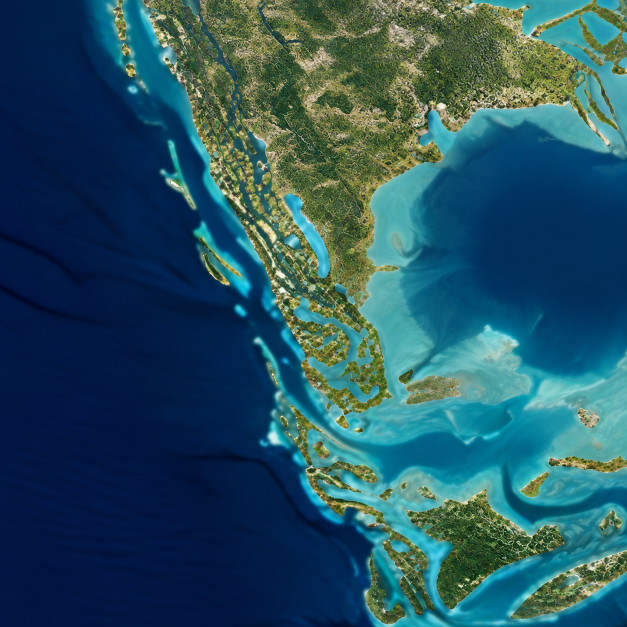
#> input picture texture_hybrid8k/impact-generated.png, 1254 x 1254 px, given in place of earth_cretaceous_color.jpg, which was not available (shown at 1/2 size)
$ python prepare.py
#> lines starting #> are read from the running program, lines starting #| are printed output that depends on the picture; pictures that were not available may be replaced by others from this repository, and a replacement may not be noted
"""Prepare fixed-coordinate 4x4 crops with 128-pixel context borders."""
from pathlib import Path
import json
import numpy as np
from PIL import Image

ROOT = Path(__file__).resolve().parent
W, H, PAD = 8192, 4096, 128
source = ROOT.parent / 'textures/earth_cretaceous_color.jpg'
with Image.open(source) as image:
#> image is the input picture: PIL image 1254x1254 RGB; mean R, G, B 38.5, 82.7, 96.5
    original_size = image.size
#> original_size = (1254, 1254)
    base = np.asarray(image.convert('RGB').resize((W, H), Image.Resampling.LANCZOS))
(ROOT / 'inputs').mkdir(parents=True, exist_ok=True)
(ROOT / 'generated').mkdir(exist_ok=True)
manifest = {'source': str(source), 'source_size': original_size, 'output_size': [W, H], 'padding': PAD, 'tiles': []}
for row in range(4):
    for col in range(4):
        name = chr(65 + row * 4 + col)
        x, y = col * 2048, row * 1024
        yy = np.arange(y - PAD, y + 1024 + PAD)
        xx = np.arange(x - PAD, x + 2048 + PAD)
        polar = (yy < 0) | (yy >= H)
        yy = np.where(yy < 0, -yy - 1, np.where(yy >= H, 2 * H - yy - 1, yy))
        pixels = base[yy[:, None], (xx[None, :] + polar[:, None] * (W // 2)) % W]
        path = ROOT / 'inputs' / f'{name}.png'
        Image.fromarray(pixels).save(path)
        prompt = (
            'Use case: precise-object-edit. Image 1 is the exact edit target, a fixed geographic crop '
            'from a globe surface texture, NOT a reference for a new composition. '
            f'This is tile {name} of a locked 4x4 equirectangular map. '
            'Return a single 2304x1280 landscape raster matching the supplied framing exactly. '
            'Improve only fine surface detail: photorealistic satellite-scale forest canopy variation, '
            'subtle rock and sediment grain, coherent fine drainage within existing land, natural terrain microstructure. '
            'Keep every coastline, island outline, land/water boundary, mountain belt, lake, river mouth and all large '
            'features at the EXACT SAME PIXEL POSITIONS. No panning, zooming, reframing, stretching, rotating or relocating geography. '
            'Preserve the outer 128-pixel context border and the low-frequency color palette. '
            'Dark blue and cyan are WATER, not land: keep the ocean smooth, subdued and free of invented rocky relief. '
            'This is an unlit base-color/albedo asset: neutral diffuse illumination, no shadows or directional highlights, '
            'no clouds, atmospheric haze, vignette, glare, specular reflections or depth-of-field. '
            'No new islands, no cities, roads, borders, grid, labels, text, symbols or watermark. '
            'Do not draw a whole globe or a world map: enhance ONLY the exact crop supplied. '
            'The region is an illustrative warm late-Cretaceous world; do not add polar ice.'
        )
        manifest['tiles'].append({'name': name, 'core': [x, y, 2048, 1024], 'input': str(path), 'prompt': prompt})
#> this loop made 4 passes
#> pass 1, `Image.fromarray(pixels).save(path)`:
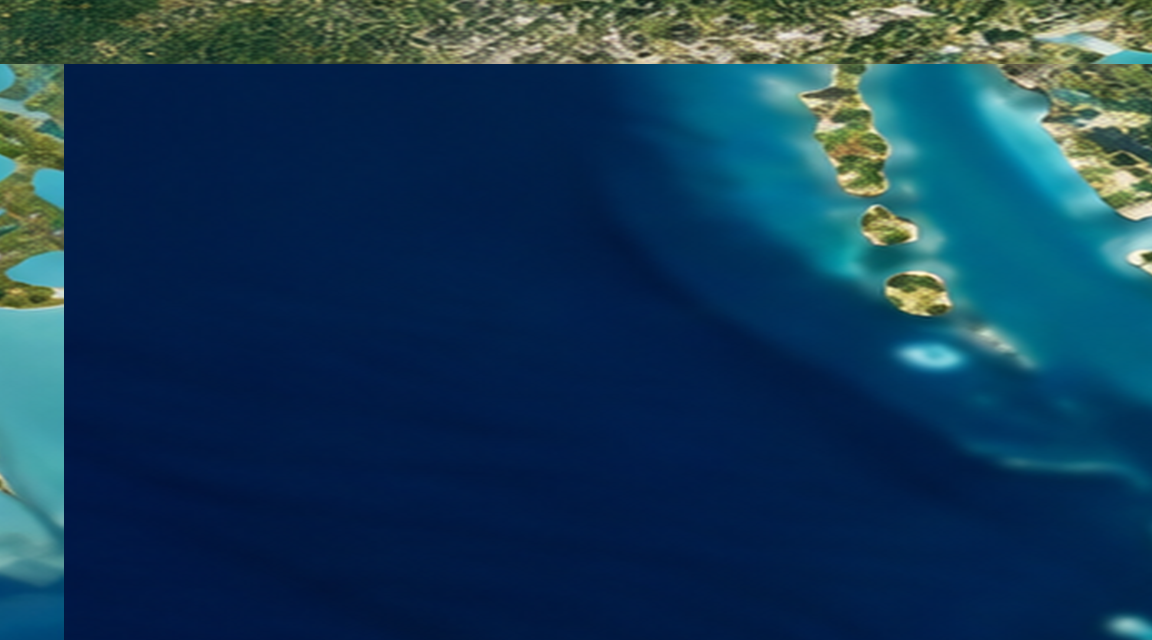
#> saved as A.png: PIL image 2304x1280 RGB (shown at 1/2 size); mean R, G, B 21.5, 59.3, 86.3
#> pass 1, `Image.fromarray(pixels).save(path)`:
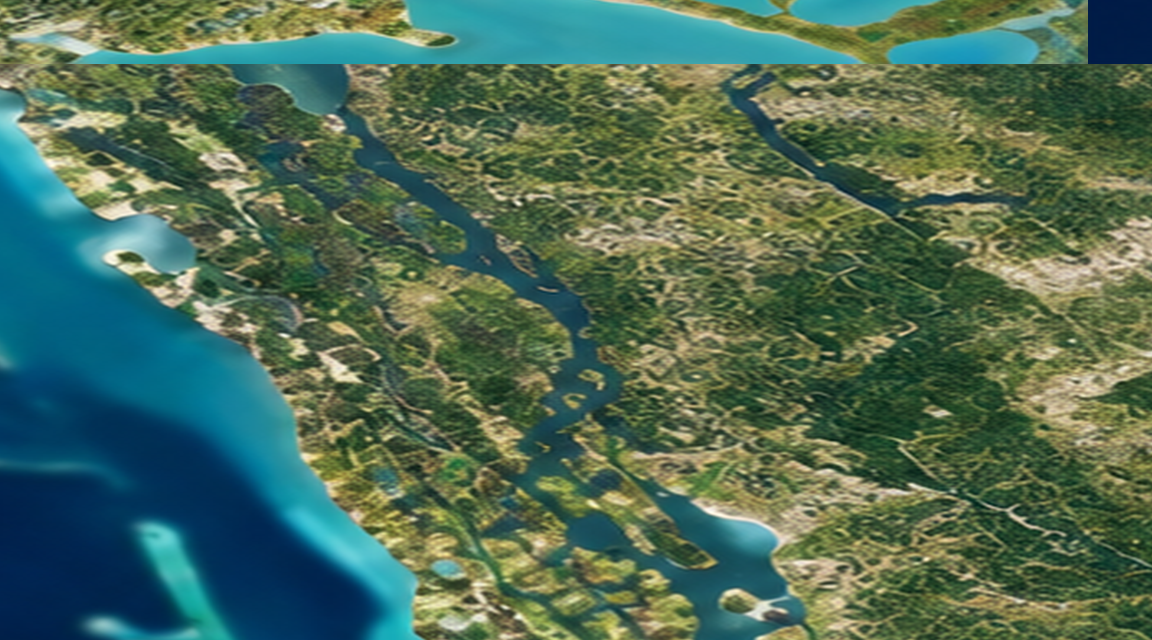
#> saved as B.png: PIL image 2304x1280 RGB (shown at 1/2 size); mean R, G, B 78.1, 108.1, 87.3
#> pass 1, `Image.fromarray(pixels).save(path)`:
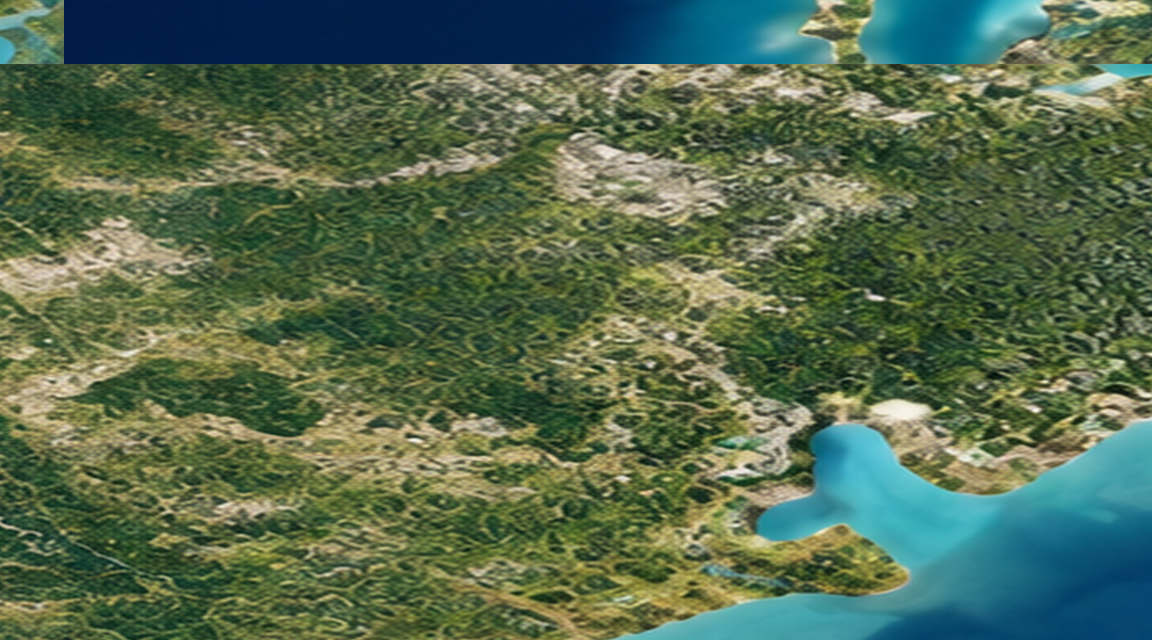
#> saved as C.png: PIL image 2304x1280 RGB (shown at 1/2 size); mean R, G, B 85.2, 106.8, 79.4
#> pass 1, `Image.fromarray(pixels).save(path)`:
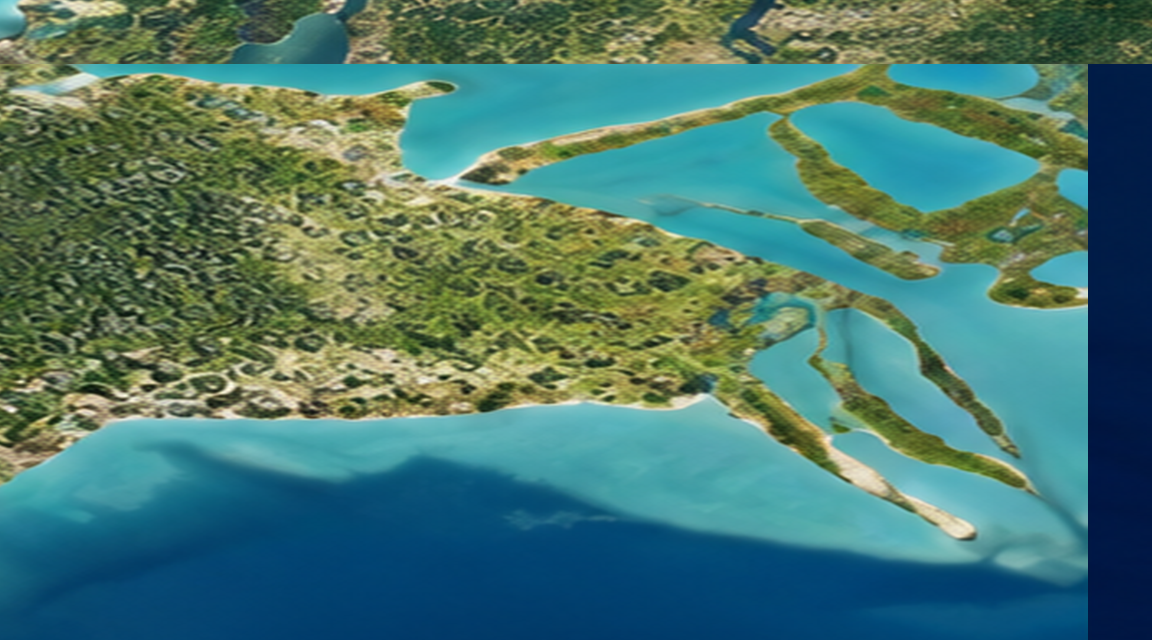
#> saved as D.png: PIL image 2304x1280 RGB (shown at 1/2 size); mean R, G, B 74, 119.5, 110.6
#> after the loop:
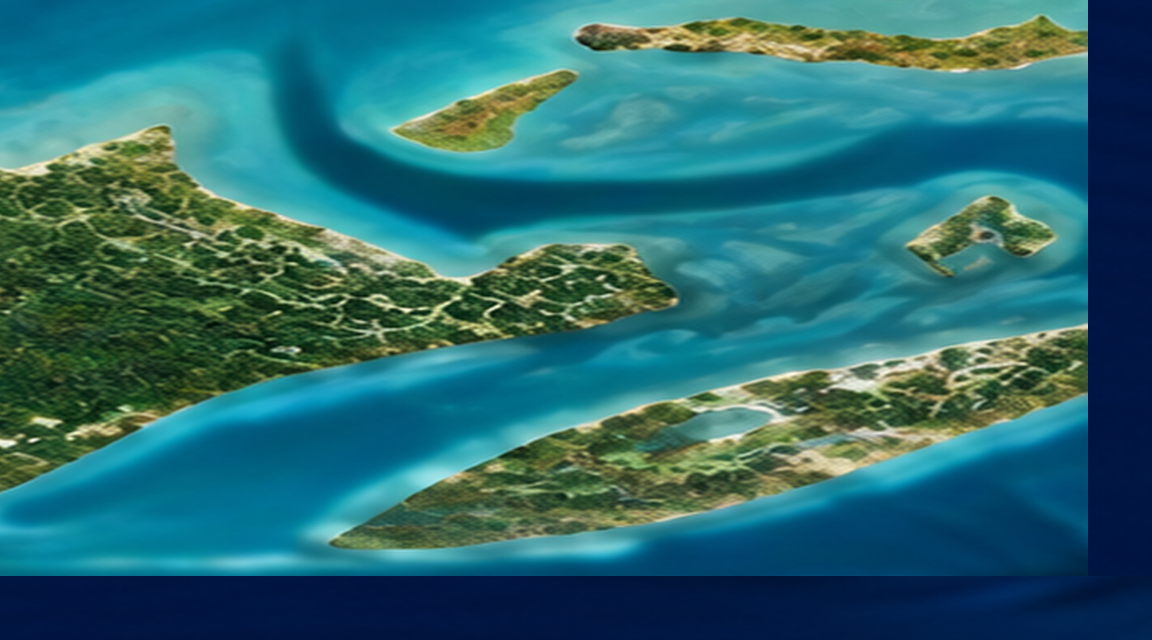
#> pixels: shape (1280, 2304, 3) (shown at 1/2 size); mean of channels 0, 1, 2 42.7, 107.3, 112.6; drawn as R, G, B
(ROOT / 'manifest.json').write_text(json.dumps(manifest, indent=2), encoding='utf-8')
print(f'Prepared 16 fixed crops at 2304x1280 from {original_size}; target {W}x{H}')
#| Prepared 16 fixed crops at 2304x1280 from (1254, 1254); target 8192x4096
